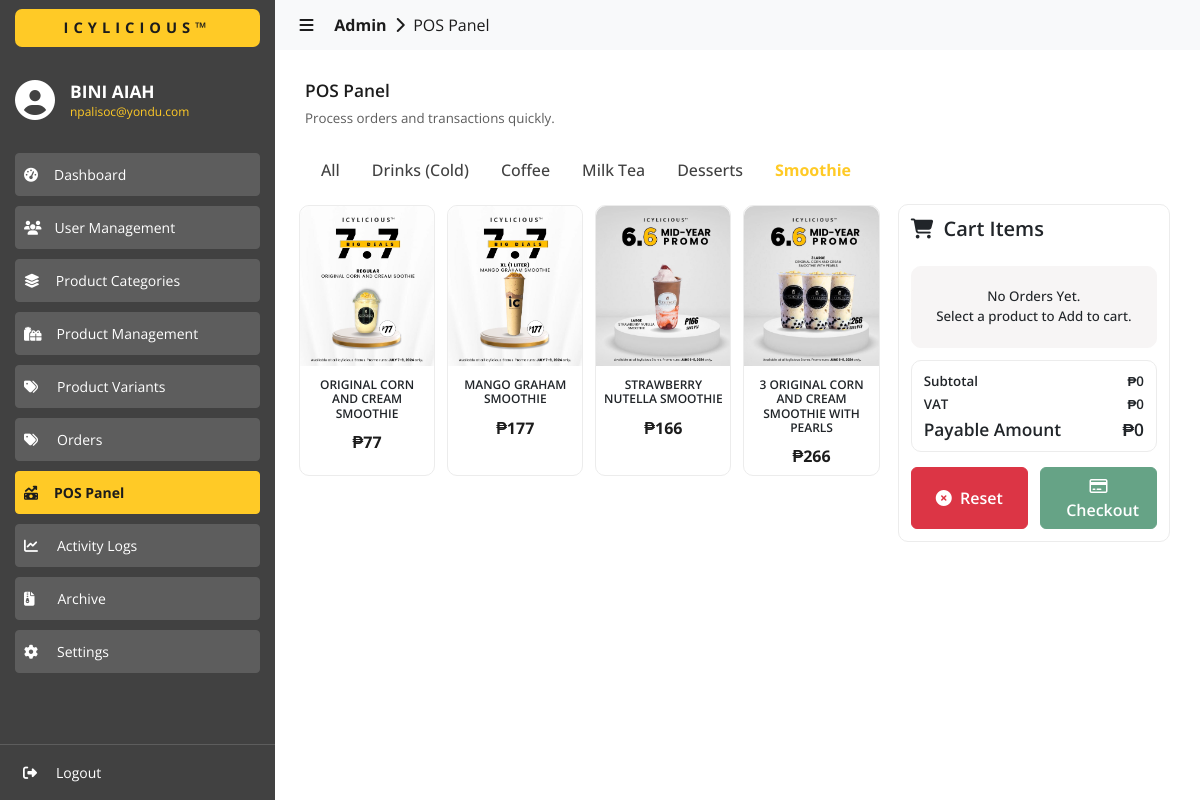
Before: /admin/pos/?id=15&category_name=Smoothie&category_description=Smoothie-related drinks (signed in) with the older database file.
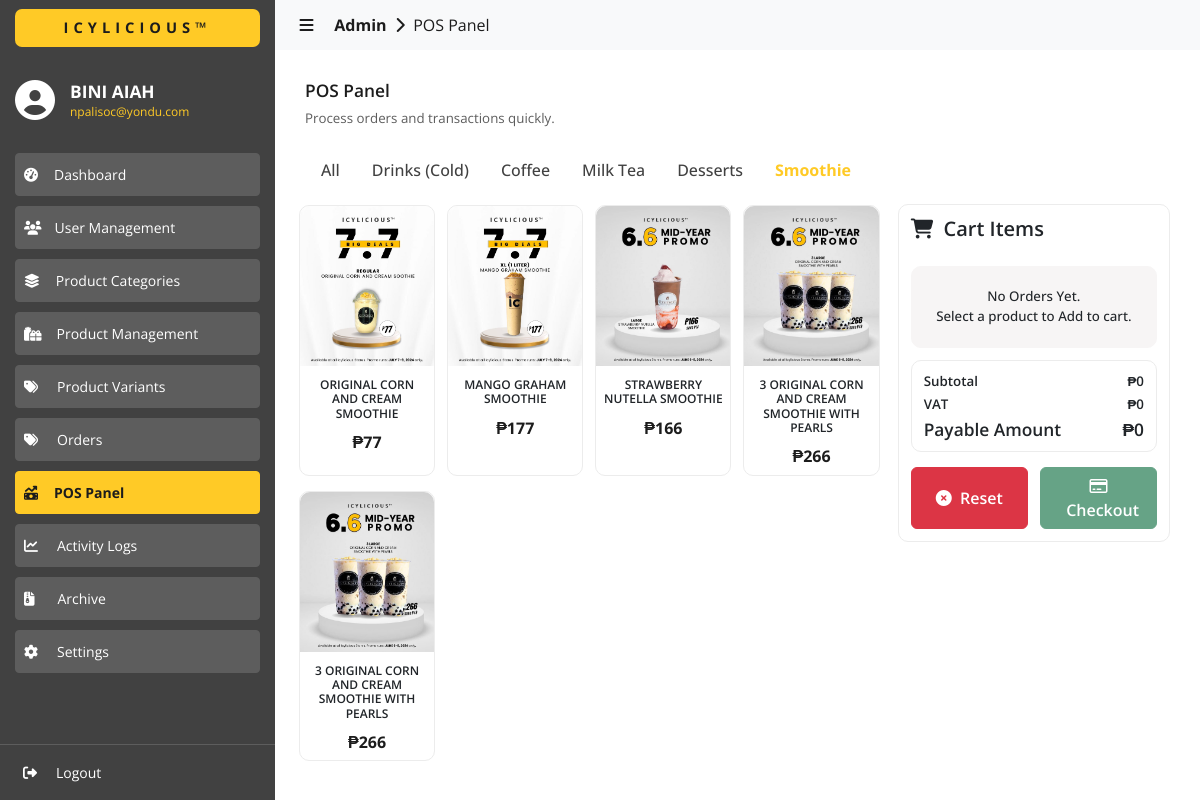
After: the same page with the newer database file.
### tables this page shows
CREATE TABLE `categories` (
  `id` int(11) NOT NULL,
  `category_name` varchar(255) NOT NULL,
  `category_description` varchar(255) NOT NULL
);

CREATE TABLE `products_info` (
  `id` int(11) NOT NULL,
  `product_name` varchar(255) NOT NULL,
  `product_description` varchar(999) NOT NULL,
  `product_status` varchar(255) NOT NULL
);

CREATE TABLE `products_images` (
  `id` int(11) NOT NULL,
  `product_id` int(11) NOT NULL,
  `product_image` varchar(999) NOT NULL
);

CREATE TABLE `promotions` (
  `id` int(11) NOT NULL,
  `product_id` int(11) NOT NULL,
  `promotional_price` int(11) NOT NULL,
  `is_buy_x_take_x` int(11) NOT NULL,
  `buy_x_of` int(11) NOT NULL,
  `take_x_of` int(11) NOT NULL
);

CREATE TABLE `products_prices` (
  `id` int(11) NOT NULL,
  `product_id` int(11) NOT NULL,
  `variant_id` int(11) NOT NULL,
  `variant_price` int(11) NOT NULL
);

### admin/pos/index.php (the view, shortened to what the changed rows need)
<?php
  include('../../utils/connections.php');
?>
<!DOCTYPE html>
<html lang="en">
  <head>
    <link
      href="https://cdn.jsdelivr.net/npm/bootstrap@5.3.3/dist/css/bootstrap.min.css"
      rel="stylesheet"
    >
    <link href="https://cdn.datatables.net/2.0.5/css/dataTables.bootstrap5.css" rel="stylesheet">
    <link rel="stylesheet" href="../../assets/css/global.css" />
    <link rel="stylesheet" href="./css/pos.css" />
  </head>
  <body>
    <div id="content-body" class="content content-slide-expanded">
      <div>
        <div class="content-wrapper">
          <div style="margin-top: 5px;">
            <nav class="nav">
              <?php
                $selected_category_name = 'All';
                if (isset($_GET['category_name'])) {
                  $selected_category_name = $_GET['category_name'];
                  if ($selected_category_name == 'All') {
                    echo '<a class="nav-link active color-yellow sans-bold" aria-current="page" href="./">All</a>';
                  } else {
                    echo '<a class="nav-link color-light-grey sans-500" aria-current="page" href="./">All</a>';
                  }
                } else {
                  echo '<a class="nav-link active color-yellow sans-bold" aria-current="page" href="./">All</a>';
                }
                $fetch_query = "SELECT * FROM categories ORDER BY id ASC";
                $result = $conn->query($fetch_query);
                if ($result->num_rows > 0) {
                  while ($row = $result->fetch_assoc()) {
                    $category_id = $row['id'];
                    $category_name = $row['category_name'];
                    $category_description = $row['category_description'];
                    $active_status = '';
                    if ($selected_category_name == $category_name) {
                      $active_status = 'nav-link color-yellow sans-bold active';
                    } else {
                      $active_status = 'nav-link color-light-grey sans-500';
                    }
                    echo '
                      <a
                        class="'.$active_status.'"
                        aria-current="page"
                        href="./?id='.$category_id.'&category_name='.$category_name.'&category_description='.$category_description.'">
                        '.$category_name.'
                      </a>
                    ';
                  }
                }
              ?>
            </nav>
            <div class="row">
              <div class="col-lg-8 col-md-8 col-sm-12">
                <div style="padding-top: 0px;">
                  <div class="row">
                    <?php
                      if (isset($_GET['id'])) {
                        $category_id = intval($_GET['id']);
                        $fetch_query = "SELECT * FROM products_categories WHERE category_id = ".$category_id."";
                        $category_result = $conn->query($fetch_query);
                        if ($category_result->num_rows > 0) {
                          while ($category_row = $category_result->fetch_assoc()) {
                            $product_id = $category_row['product_id'];
                            $fetch_query = "SELECT * FROM products_info WHERE id = ".$product_id." AND product_status = 'ACTIVE' LIMIT 1";
                            $product_result = $conn->query($fetch_query);
                            if ($product_result->num_rows > 0) {
                              while ($product_row = $product_result->fetch_assoc()) {
                                $product_id = $product_row['id'];
                                $product_name = $product_row['product_name'];
                                $product_image = "";
                                $product_price = 0.00;
                                $fetch_query = "SELECT * FROM products_images WHERE product_id = ".$product_id." LIMIT 1";
                                $image_result = $conn->query($fetch_query);
                                if ($image_result->num_rows > 0) {
                                  $image_row = $image_result->fetch_assoc();
                                  $product_image = $image_row['product_image'];
                                }
                                $fetch_query = "SELECT * FROM products_prices WHERE product_id = ".$product_id." LIMIT 1";
                                $price_result = $conn->query($fetch_query);
                                if ($price_result->num_rows > 0) {
                                  $price_row = $price_result->fetch_assoc();
                                  $variant_price = $price_row['variant_price'];
                                  $product_price = floatval($variant_price);
                                  $fetch_query = "SELECT * FROM promotions WHERE product_id = ".$product_id." LIMIT 1";
                                  $promotions_result = $conn->query($fetch_query);
                                  if ($promotions_result->num_rows > 0) {
                                    $promotions_row = $promotions_result->fetch_assoc();
                                    $promotional_price = $promotions_row['promotional_price'];
                                    if ($promotional_price != "") {
                                      if ($promotional_price != 0) {
                                        $product_price = floatval($promotional_price);
                                      }
                                    }
                                  }
                                }
                                $fetch_query = "SELECT * FROM products_info WHERE product_name = '".$product_name."'";
                                $product_variants_result = $conn->query($fetch_query);
                                $variants = array();
                                if ($product_variants_result->num_rows > 0) {
                                  while ($product_variants_row = $product_variants_result->fetch_assoc()) {
                                    $product_id_for_variant = $product_variants_row['id'];
                                    $fetch_query = "SELECT * FROM products_prices WHERE product_id = ".$product_id_for_variant." LIMIT 1";
                                    $product_variant_price_result = $conn->query($fetch_query);
                                    if ($product_variant_price_result->num_rows > 0) {
                                      $product_variant_price_row = $product_variant_price_result->fetch_assoc();
                                      $product_variant_id = intval($product_variant_price_row['variant_id']);
                                      $fetch_query = "SELECT * FROM variants WHERE id = ".$product_variant_id."";
                                      $product_variant_result = $conn->query($fetch_query);
                                      if ($product_variant_result->num_rows > 0) {
                                        $product_variant_row = $product_variant_result->fetch_assoc();
                                        $product_variant_id = $product_variant_row['id'];
                                        $product_variant_type = $product_variant_row['variant_type'];
                                        $product_variant_name = $product_variant_row['variant_name'];
                                        $data = array(
                                          "product_id" => $product_id_for_variant,
                                          "id" => $product_variant_id,
                                          "type" => $product_variant_type,
                                          "name" => $product_variant_name
                                        );
                                        array_push($variants, $data);
                                      }
                                    }
                                  }
                                }
                                $is_available = "1";
                                $fetch_query = "SELECT * FROM products_inventory WHERE product_id = ".$product_id." LIMIT 1";
                                $inventory_result = $conn->query($fetch_query);
                                if ($inventory_result->num_rows > 0) {
                                  $inventory_row = $inventory_result->fetch_assoc();
                                  $stocks = $inventory_row['stocks'];
                                  $restock_level_point = $inventory_row['restock_level_point'];
                                  if ($stocks == 0) {
                                    $is_available = "0";
                                  }
                                } else {
                                  $is_available = "0";
                                }
                                echo '
                                  <div
                                    onclick="onAddQuantity(
                                      '."'".$product_id."'".',
                                      '."'".$is_available."'".'
                                    )"
                                    class="col-lg-3 col-md-4 col-sm-6 div-pos-product-col">
                                    <div class="div-pos-product-container">
                                      <input type="hidden" id="'.$product_id.'-variant-types" value='."'".json_encode($variants)."'".' />
                                      <img
                                        src="../../admin/uploads/'.$product_image.'"
                                        class="img-product"
                                      />
                                      <h5 class="sans-600 size-09" style="margin-bottom: 0px !important; padding-inline: 7px;">
                                        '.$product_name.'
                                      </h5>
                                      <h3 class="color-dark-grey sans-bold size-12" style="flex: 1;">
                                        ₱'.number_format($product_price).'
                                      </h3>
                                    </div>
                                  </div>
                                ';
                              }
                            }
                          }
                        }
                      }
                    ?>
                  </div>
                </div>
              </div>
        </div>
      </div>
    </div>
  </body>
</html>

Changed rows visible on the page:
added products_info: products_images.product_image (picture), product_name "3 ORIGINAL CORN AND CREAM SMOOTHIE WITH PEARLS", products_prices.variant_price "266"
